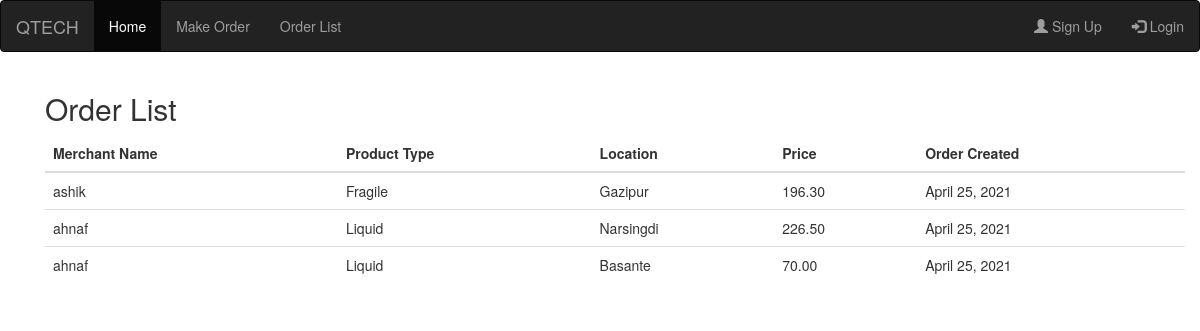
Screenshot of /order-list/ with the database file from the repository.
### main_app/models.py (models this page shows, shortened)
class Order(models.Model):
    STATUS_CHOICE = (
        ('f', 'Fragile'),
        ('l', 'Liquid'),
    )
    merchant = models.ForeignKey(Merchant, on_delete=models.CASCADE)
    product_type = models.CharField(max_length=10, choices=STATUS_CHOICE,default='p')
    created_date = models.DateField(auto_now_add=True)
    location = models.CharField(max_length=120,blank=True, null=True)
    price = models.DecimalField(blank=True, null=True,max_digits=10, decimal_places=2)
    def __str__(self):
        return self.merchant.user.username

class Merchant(models.Model):
	user = models.OneToOneField(User, on_delete=models.CASCADE)
	photo = models.ImageField(upload_to='image/',blank=True, null=True)

### main_app/views.py (the view)
# urls.py: path('order-list/', OrderList.as_view(), name='orderlist'),
class OrderList(View):
    def get(self, request, *args, **kwargs):
        context= {
            'orders':Order.objects.all()
        }
        return render(request,'order_list.html',context)

### templates/order_list.html (shortened to what this page needs)
<!DOCTYPE html>
<html lang="en">
<head>
  <link rel="stylesheet" href="https://maxcdn.bootstrapcdn.com/bootstrap/3.4.1/css/bootstrap.min.css">
</head>
<body>
<nav class="navbar navbar-inverse">
  <div class="container-fluid">
    <div class="navbar-header">
      <a class="navbar-brand" href="#">QTECH</a>
    </div>
    <ul class="nav navbar-nav">
      <li class="active"><a href="{% url 'home'%}">Home</a></li>
      <li><a href="{%url 'create-order'%}">Make Order</a></li>
      <li><a href="#">Order List</a></li>
    </ul>
    <ul class="nav navbar-nav navbar-right">
      <li><a href="{%url 'signup'%}"><span class="glyphicon glyphicon-user"></span> Sign Up</a></li>
      {%if request.user.is_authenticated %}
      <li><a href="{%url 'logout'%}"><span class="glyphicon glyphicon-log-in"></span> Logout</a></li>
      {%else%}
      <li><a href="{%url 'login'%}"><span class="glyphicon glyphicon-log-in"></span> Login</a></li>
      {%endif%}
    </ul>
  </div>
</nav>
<div class="container">
    <div class="container">
        <h2>Order List</h2>
        <table class="table">
          <thead>
            <tr>
              <th>Merchant Name</th>
              <th>Product Type</th>
              <th>Location</th>
              <th>Price</th>
              <th>Order Created</th>
            </tr>
          </thead>
          <tbody>
              {%for i in orders %}
            <tr>
              <td>{{i}}</td>
              <td>{{i.get_product_type_display}}</td>
              <td>{{i.location}}</td>
              <td>{{i.price}}</td>
              <td>{{i.created_date}}</td>
            </tr>
            {%endfor%}
          </tbody>
        </table>
      </div>
</div>
</body>
</html>

### rows the page displays
Order: merchant.username "ashik", product_type "Fragile", location "Gazipur", price "196.30", created_date "April 25, 2021"
Order: merchant.username "ahnaf", product_type "Liquid", location "Narsingdi", price "226.50", created_date "April 25, 2021"
Order: merchant.username "ahnaf", product_type "Liquid", location "Basante", price "70.00", created_date "April 25, 2021"
